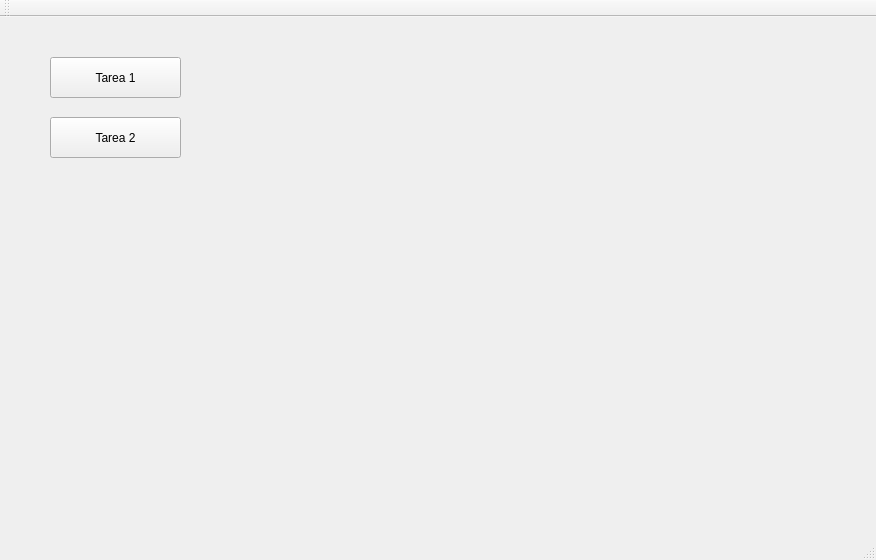
<?xml version="1.0" encoding="UTF-8"?>
<ui version="4.0">
 <class>MainWindow</class>
 <widget class="QMainWindow" name="MainWindow">
  <property name="geometry">
   <rect>
    <x>0</x>
    <y>0</y>
    <width>876</width>
    <height>560</height>
   </rect>
  </property>
  <property name="windowTitle">
   <string>MainWindow</string>
  </property>
  <widget class="QWidget" name="centralWidget">
   <widget class="QPushButton" name="T1">
    <property name="geometry">
     <rect>
      <x>50</x>
      <y>40</y>
      <width>131</width>
      <height>41</height>
     </rect>
    </property>
    <property name="text">
     <string>Tarea 1</string>
    </property>
   </widget>
   <widget class="QPushButton" name="T2">
    <property name="geometry">
     <rect>
      <x>50</x>
      <y>100</y>
      <width>131</width>
      <height>41</height>
     </rect>
    </property>
    <property name="text">
     <string>Tarea 2</string>
    </property>
   </widget>
  </widget>
  <widget class="QMenuBar" name="menuBar">
   <property name="geometry">
    <rect>
     <x>0</x>
     <y>0</y>
     <width>876</width>
     <height>26</height>
    </rect>
   </property>
  </widget>
  <widget class="QToolBar" name="mainToolBar">
   <attribute name="toolBarArea">
    <enum>TopToolBarArea</enum>
   </attribute>
   <attribute name="toolBarBreak">
    <bool>false</bool>
   </attribute>
  </widget>
  <widget class="QStatusBar" name="statusBar"/>
 </widget>
 <layoutdefault spacing="6" margin="11"/>
 <resources/>
 <connections/>
</ui>
